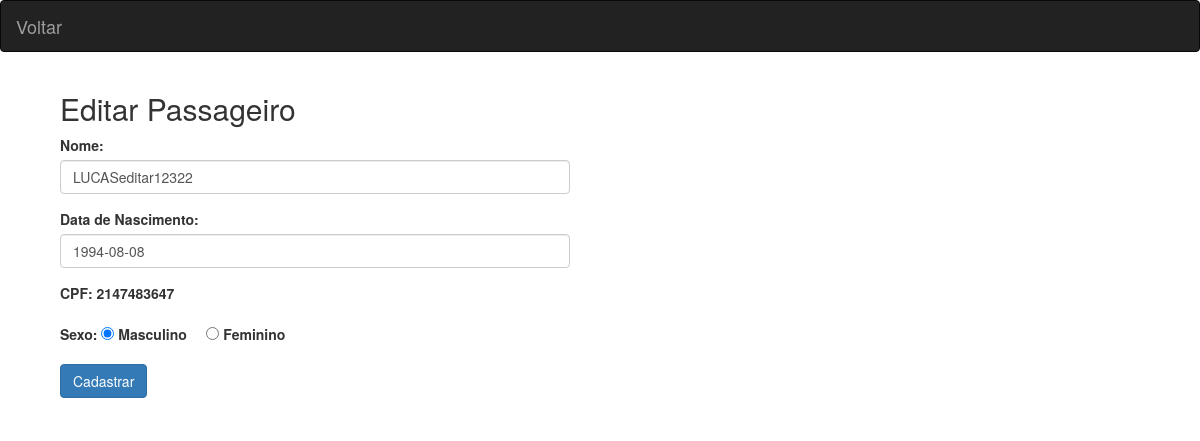
The page /php/editarCli.php?id=1/ on the database its author committed.
### tables this page shows
CREATE TABLE `clientes` (
  `id` int(11) NOT NULL,
  `nome` varchar(50) NOT NULL,
  `dataNas` date NOT NULL,
  `cpf` varchar(11) NOT NULL,
  `sexo` char(1) NOT NULL
);

### php/editarCli.php (the view, shortened to what this page needs)
<?php
	    include("conexao.php");
	$id = $_GET['id'];
$consulta = "SELECT * FROM clientes WHERE id = '$id'";
$executar_consulta = $conexao->query($consulta);
while($registro = $executar_consulta->fetch_assoc()){
	$nome = utf8_encode($registro["nome"]);
	$data = utf8_encode($registro["dataNas"]);
	$cpf = utf8_encode($registro["cpf"]);
}
?>
<link rel="stylesheet" href="https://maxcdn.bootstrapcdn.com/bootstrap/3.3.7/css/bootstrap.min.css">
  <nav class="navbar navbar-inverse">
	<div class="navbar-header">
      <a class="navbar-brand" href="../?op=listCli">Voltar </a>
    </div>
  </nav>
	 <div class="container">
	<div class="col-md-6">
  <div class="container-fluid">
  <form id="addCliBdedi" name="add_frm" action=" addCliBdEdi.php" method="post" enctype="multipart/form-data">
		<h2>Editar Passageiro</h2>
		<div class="form-group">
			<label for="nome">Nome: </label>
			<input type="text" id="nome" class="form-control" name="nome_txt" value="<?=$nome?>" required />
		</div>
		<div class="form-group">
			<label for="nascimento">Data de Nascimento: </label>
				 <input type="text" id="nascimento" class="form-control" name="nascimento_txt" value="<?=$data?>" required>
		</div>
		<div class="form-group">
			<label for="cpfe">CPF: <?=$cpf?></label>
		</div>
		<div class="form-group">
			<label for="m">Sexo: </label>
			<input type="radio" id="m" name="sexo_rdo" title="Seu sexo" value="M" checked required />&nbsp;<label for="m">Masculino</label>
			<input type="radio" id="f" name="sexo_rdo" title="Seu sexo" value="F" required />&nbsp;<label for="f">Feminino</label>
		</div>
		<div class="form-group">
			<button type="submit" class="btn btn-primary" >Cadastrar</button>
		</div>
	</div>
	</div>
	</div>

### rows shown on the page
clientes: nome_txt "LUCASeditar12322", nascimento_txt "1994-08-08", cpf "2147483647"
